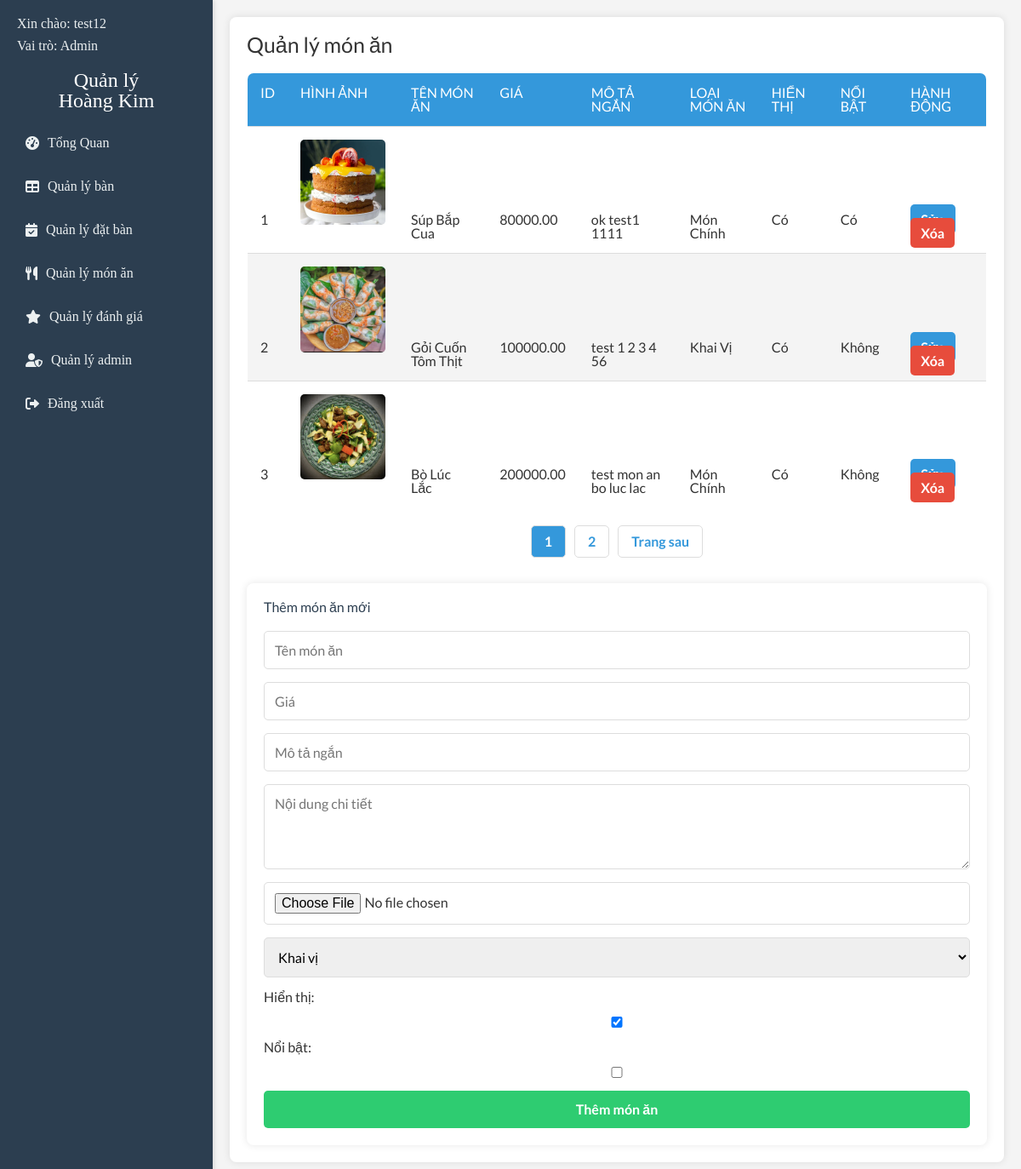
The app's page /admin/manage_menu_items.php (signed in) with its own data.
### tables this page shows
CREATE TABLE `menu_items` (
  `id` int(11) NOT NULL,
  `name` varchar(100) NOT NULL,
  `price` decimal(10,2) NOT NULL,
  `subContent` varchar(255) NOT NULL,
  `mainContent` text DEFAULT NULL,
  `image` varchar(255) DEFAULT NULL,
  `category` varchar(50) NOT NULL,
  `display` tinyint(1) DEFAULT 1,
  `feature` tinyint(1) DEFAULT 0,
  `created_at` timestamp NOT NULL DEFAULT current_timestamp()
);

### admin/manage_menu_items.php (the view, shortened to what this page needs)
<?php
include("./partials/navbar.php");
include("./db_connection.php");
$items_per_page = 3;
$current_page = isset($_GET['page']) ? (int)$_GET['page'] : 1;
$offset = ($current_page - 1) * $items_per_page;
$total_items_sql = "SELECT COUNT(*) AS total FROM menu_items";
$total_items_result = mysqli_query($conn, $total_items_sql);
$total_items_row = mysqli_fetch_assoc($total_items_result);
$total_items = $total_items_row['total'];
$total_pages = ceil($total_items / $items_per_page);
$sql = "SELECT * FROM menu_items ORDER BY id ASC LIMIT $items_per_page OFFSET $offset";
$result = mysqli_query($conn, $sql);
?>
<link rel="stylesheet" href="./css/food.css">
<link rel="stylesheet" href="./css/style.css">
<main class="content">
  <h1>Quản lý món ăn</h1>
  <div class="menu-table">
    <table>
      <thead>
        <tr>
          <th>ID</th>
          <th>Hình ảnh</th>
          <th>Tên món ăn</th>
          <th>Giá</th>
          <th>Mô tả ngắn</th>
          <th>Loại món ăn</th>
          <th>Hiển thị</th>
          <th>Nổi bật</th>
          <th>Hành động</th>
        </tr>
      </thead>
      <tbody>
        <?php
        if (mysqli_num_rows($result) > 0) {
          while ($row = mysqli_fetch_assoc($result)) {
            echo "<tr>
                    <td>{$row['id']}</td>
                    <td><img src='uploads/{$row['image']}' alt='{$row['name']}' class='menu-image'></td>
                    <td>{$row['name']}</td>
                    <td>{$row['price']}</td>
                    <td>{$row['subContent']}</td>
                    <td>{$row['category']}</td>
                    <td>" . ($row['display'] ? 'Có' : 'Không') . "</td>
                    <td>" . ($row['feature'] ? 'Có' : 'Không') . "</td>
                    <td class='menu-action'>
                      <a href='/hoangkim/admin/handleFood/edit_menu_item.php?id={$row['id']}&page={$current_page}' class='edit-btn'>Sửa</a>
                      <a href='/hoangkim/admin/handleFood/delete_menu_item.php?id={$row['id']}&page={$current_page}' class='delete-btn'>Xóa</a>
                    </td>
                  </tr>";
          }
        } else {
          echo "<tr><td colspan='9'>Chưa có món ăn nào.</td></tr>";
        }
        ?>
      </tbody>
    </table>
  </div>
  <div class="pagination">
    <?php
    for ($i = 1; $i <= $total_pages; $i++) {
      if ($i == $current_page) {
        echo "<span class='pagination-btn active'>$i</span>";
      } else {
        echo "<a href='manage_menu_items.php?page=$i' class='pagination-btn'>$i</a>";
      }
    }
    if ($current_page < $total_pages) {
      echo "<a href='manage_menu_items.php?page=" . ($current_page + 1) . "' class='pagination-btn'>Trang sau</a>";
    }
    ?>
  </div>
  <div class="add-menu-item">
    <h2>Thêm món ăn mới</h2>
    <form action="/hoangkim/admin/handleFood/add_menu_item.php" method="POST" enctype="multipart/form-data">
      <input type="text" name="name" placeholder="Tên món ăn" required />
      <input type="number" step="0.01" name="price" placeholder="Giá" required />
      <input type="text" name="subContent" placeholder="Mô tả ngắn" required />
      <textarea name="mainContent" placeholder="Nội dung chi tiết" required></textarea>
      <input type="file" name="image" required />
      <select name="category" required>
        <option value="Khai Vị">Khai vị</option>
      </select>
      <label for="display">Hiển thị:</label>
      <input type="checkbox" name="display" checked />
      <label for="feature">Nổi bật:</label>
      <input type="checkbox" name="feature" />
      <button type="submit">Thêm món ăn</button>
    </form>
  </div>
</main>
</body>
</html>

### admin/partials/navbar.php (shortened to what this page needs)
<!DOCTYPE html>
<html lang="vi">
<head>
  <link rel="stylesheet" href="./css/reset.css" />
  <link rel="stylesheet" href="https://cdnjs.cloudflare.com/ajax/libs/font-awesome/6.0.0-beta3/css/all.min.css" />
  <link rel="stylesheet" href="../css/style.css" />
</head>
<body>
  <aside class="sidebar">
    <div class="admin-info">
      <p style="margin-bottom: 10px;"><strong>Xin chào:</strong> <?php echo $_SESSION['username']; ?></p>
      <p><strong>Vai trò:</strong> <?php echo ucfirst($_SESSION['user_role']); ?></p>
    </div>
    <h2 class="heading" style="color:#fff !important">Quản lý <br>Hoàng Kim</h2>
    <ul>
      <li><a href="/hoangkim/admin/index.php"><i class="fas fa-tachometer-alt"></i> Tổng Quan</a></li>
      <li><a href="/hoangkim/admin/manage_tables.php"><i class="fas fa-table"></i> Quản lý bàn</a></li>
      <li><a href="/hoangkim/admin/manage_reservations.php"><i class="fas fa-calendar-check"></i> Quản lý đặt bàn</a></li>
      <li><a href="/hoangkim/admin/manage_menu_items.php"><i class="fas fa-utensils"></i> Quản lý món ăn</a></li>
      <li><a href="/hoangkim/admin/manage_reviews.php"><i class="fas fa-star"></i> Quản lý đánh giá</a></li>
      <li><a href="/hoangkim/admin/manage_admins.php"><i class="fas fa-user-shield"></i> Quản lý admin</a></li>
      <li><a href="/hoangkim/admin/log_out.php"><i class="fas fa-sign-out-alt"></i> Đăng xuất</a></li>
    </ul>
  </aside>
</body>
</html>

### admin/css/style.css (style rules this page uses)
* { margin: 0; padding: 0; box-sizing: border-box; font-family: "Lato", sans-serif; }
body { display: flex; min-height: 100vh; background-color: #f4f4f4; color: #333; }
.sidebar { width: 250px; background-color: #2c3e50; color: #ecf0f1; padding: 20px; box-shadow: 2px 0 5px rgba(0, 0, 0, 0.1); }
.sidebar h2.heading { margin-bottom: 20px; font-size: 24px; text-align: center; margin-top: 20px !important; font-weight: 500 !important; }
.sidebar ul { list-style: none; padding: 0; }
.sidebar ul li { margin-bottom: 15px; }
.sidebar ul li a { color: #ecf0f1; text-decoration: none; display: flex; align-items: center; padding: 10px; border-radius: 4px; transition: background-color 0.3s ease; }
.sidebar ul li a i { margin-right: 10px; }
.content { flex: 1; padding: 20px; background: #fff; box-shadow: 0 0 10px rgba(0, 0, 0, 0.1); border-radius: 8px; margin: 20px; }
h1 { margin-bottom: 20px; color: #333; font-weight: 500; font-size: 25px; }
h2.heading { font-weight: 500 !important; font-size: 25px; }

### admin/css/food.css (style rules this page uses)
* { margin: 0; padding: 0; box-sizing: border-box; font-family: "Lato", sans-serif; }
body { background-color: #f4f4f4; color: #333; }
.content { padding: 20px; font-family: "Lato", sans-serif; color: #333; }
h1, h2 { color: #2c3e50; margin-bottom: 15px; font-weight: 500; }
.menu-table { margin-top: 20px; border-collapse: collapse; width: 100%; }
.menu-table table { width: 100%; border: 1px solid #ddd; border-radius: 8px; overflow: hidden; }
.menu-table th, .menu-table td { padding: 15px; text-align: left; border-bottom: 1px solid #ddd; }
.menu-table th { background-color: #3498db; color: #fff; text-transform: uppercase; }
.menu-table tr:nth-child(even) { background-color: #f4f4f4; }
.menu-image { width: 100px; height: auto; border-radius: 5px; }
.add-menu-item { margin-top: 30px; background-color: #fff; padding: 20px; border-radius: 8px; box-shadow: 0 0 10px rgba(0, 0, 0, 0.1); }
.add-menu-item h2 { margin-bottom: 20px; }
.add-menu-item form { display: flex; flex-direction: column; gap: 15px; }
.add-menu-item input, .add-menu-item textarea, .add-menu-item select, .add-menu-item button { padding: 12px; border: 1px solid #ddd; border-radius: 5px; font-size: 16px; }
.add-menu-item textarea { resize: vertical; min-height: 100px; }
.add-menu-item button { background-color: #2ecc71; color: white; font-weight: bold; cursor: pointer; border: none; transition: background-color 0.3s ease; }
.edit-btn, .delete-btn { padding: 8px 12px; border-radius: 5px; text-decoration: none; color: #fff; font-weight: bold; transition: background-color 0.3s ease; }
.edit-btn { background-color: #3498db; }
.delete-btn { background-color: #e74c3c; }
.pagination { margin-top: 20px; display: flex; justify-content: center; gap: 10px; }
.pagination-btn { padding: 10px 15px; border: 1px solid #ddd; border-radius: 5px; text-decoration: none; color: #3498db; font-weight: bold; transition: background-color 0.3s ease; }
.pagination-btn.active { background-color: #3498db; color: #fff; }

### records on screen
menu_items: id "1", image (picture), name "Súp Bắp Cua", price "80000.00", subContent "ok test1 1111", category "Món Chính", display "Có", feature "Có"
menu_items: id "2", image (picture), name "Gỏi Cuốn Tôm Thịt", price "100000.00", subContent "test 1 2 3 4 56", category "Khai Vị", display "Có", feature "Không"
menu_items: id "3", image (picture), name "Bò Lúc Lắc", price "200000.00", subContent "test mon an bo luc lac", category "Món Chính", display "Có", feature "Không"

### other values on screen
$_SESSION['username'] "test12"
$_SESSION['user_role'] "Admin"
